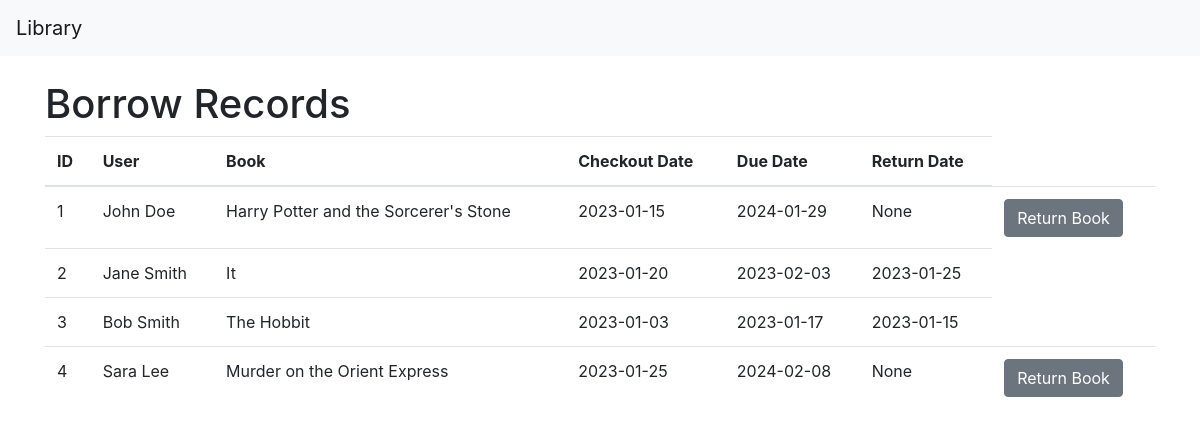
Page /borrows on the committed database.
### models.py (models this page shows)
class Borrow(db.Model):
    id = db.Column(db.Integer, primary_key=True)
    user_id = db.Column(db.Integer, db.ForeignKey('user.id'))
    book_id = db.Column(db.Integer, db.ForeignKey('book.id'))
    checkout_date = db.Column(db.Date, nullable=False)
    due_date = db.Column(db.Date, nullable=False)
    return_date = db.Column(db.Date )

class User(db.Model):
    id = db.Column(db.Integer, primary_key=True)
    name = db.Column(db.String , nullable = False)
    email = db.Column(db.String, nullable=False)
    address = db.Column(db.String, nullable=False)
    borrows = db.relationship('Borrow', backref='user')

class Book(db.Model):
    id = db.Column(db.Integer, primary_key=True)
    title = db.Column(db.String, nullable=False)
    author_id = db.Column(db.Integer, db.ForeignKey('author.id'))
    genre = db.Column(db.String, nullable=False)
    publish_date = db.Column(db.Date, nullable=False)
    author = db.relationship('Author')
    borrows = db.relationship('Borrow', backref='book')

### app.py (the view)
@app.route('/borrows')
def show_borrows():
  borrows = Borrow.query.all()
  return render_template('show_borrows.html', borrows=borrows)

### templates/show_borrows.html
{% extends 'layout.html' %} {% block content %}
<h1>Borrow Records</h1>
<table class="text-start table table_col_padding">
  <thead>
    <tr>
      <th>ID</th>
      <th>User</th>
      <th>Book</th>
      <th>Checkout Date</th>
      <th>Due Date</th>
      <th>Return Date</th>
    </tr>
  </thead>
  <tbody>
    {% for borrow in borrows %}
    <tr>
      <td>{{ borrow.id }}</td>
      <td>{{ borrow.user.name }}</td>
      <td>{{ borrow.book.title }}</td>
      <td>{{ borrow.checkout_date }}</td>
      <td>{{ borrow.due_date }}</td>
      <td>{{ borrow.return_date }}</td>
      {% if borrow.return_date == None %}
      <td>
        <a
          href="{{ url_for('return_book', borrow_id=borrow.id) }}"
          class="btn btn-secondary"
        >
          Return Book
        </a>
      </td>
      {% endif %}
    </tr>
    {% endfor %}
  </tbody>
</table>
{% endblock %}

### rows in the picture
Borrow: id "1", user.name "John Doe", book "Harry Potter and the Sorcerer's Stone", checkout_date "2023-01-15", due_date "2024-01-29", return_date "None"
Borrow: id "2", user.name "Jane Smith", book "It", checkout_date "2023-01-20", due_date "2023-02-03", return_date "2023-01-25"
Borrow: id "3", user.name "Bob Smith", book "The Hobbit", checkout_date "2023-01-03", due_date "2023-01-17", return_date "2023-01-15"
Borrow: id "4", user.name "Sara Lee", book "Murder on the Orient Express", checkout_date "2023-01-25", due_date "2024-02-08", return_date "None"
